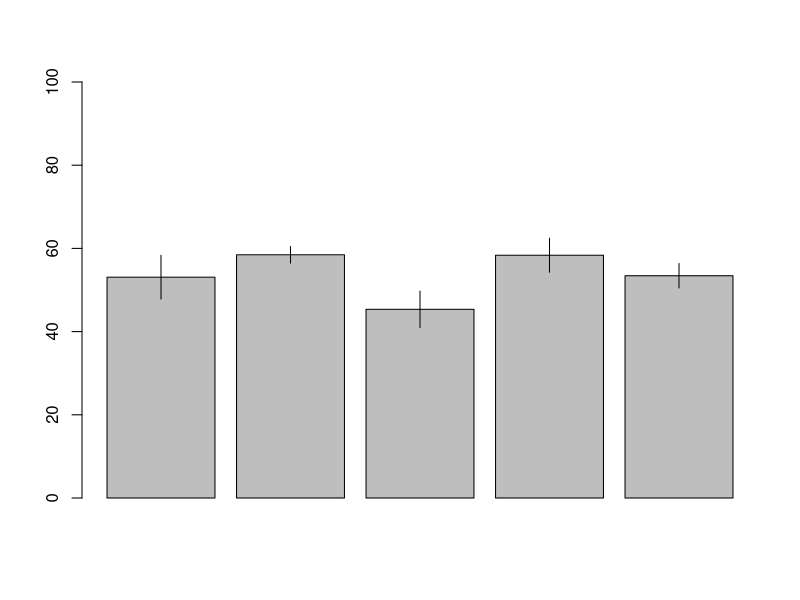

This figure's R source:
GenDatos <- function(){
	x1 = rnorm(12, mean=55, sd=15)
	x2 = rnorm(15, mean=60, sd=10)
	x3 = rnorm(11, mean=46, sd=15)
	x4 = rnorm(14, mean=55, sd=17)
	x5 = rnorm(14, mean=58, sd=12)
	
	xx = round(c(x1, x2, x3, x4, x5))
	yy = c(rep(1, 12), rep(2, 15), rep(3,11), rep(4,14), rep(5,14))
	
	return(data.frame(xx, yy))
	
}

datos = GenDatos()
print(datos)
attach(datos)

m1 = mean(xx[yy == 1])
m2 = mean(xx[yy == 2])
m3 = mean(xx[yy == 3])
m4 = mean(xx[yy == 4])
m5 = mean(xx[yy == 5])

n1 = length(xx[yy == 1])
n2 = length(xx[yy == 2])
n3 = length(xx[yy == 3])
n4 = length(xx[yy == 4])
n5 = length(xx[yy == 5])

s1 = sd(xx[yy == 1])
s2 = sd(xx[yy == 2])
s3 = sd(xx[yy == 3])
s4 = sd(xx[yy == 4])
s5 = sd(xx[yy == 5])

err = c(s1/sqrt(n1), s2/sqrt(n2),s3/sqrt(n3),s4/sqrt(n4),s5/sqrt(n5))

mm = c(m1, m2, m3, m4, m5)

b=barplot(c(m1, m2, m3, m4, m5), ylim=c(0, 100))

for (i in 1:5){
	points(c(b[i], b[i]), c(mm[i]-err[i], mm[i]+err[i]), type='l')
}




